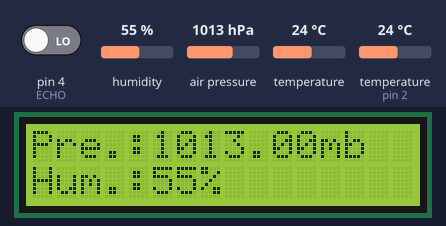
Simulated run of this sketch. Board: Arduino Uno, built with avr-gcc and run on an emulated ATmega328P. On the bench: 16×2 character LCD. The inputs (shaded band) are chosen by the test bench; at power-on: humidity 55 %, air pressure 1013 hPa, temperature (sensor on pin 2) 24 °C, pin 4 (ECHO) LOW, temperature 24 °C. WiFi joins after 1.5 s; servers stay silent unless stated; uploads are accepted with an empty reply; what the sketch prints to the serial monitor is not drawn.

Above: at 7.3 s.
7.4 s: humidity set to 22 %
At 14.1 s:
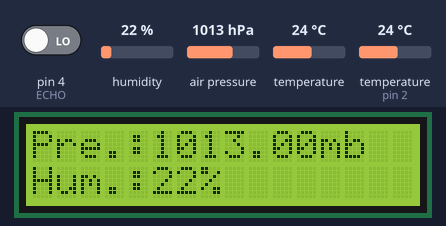
17.2 s: air pressure set to 952 hPa
At 20.8 s:
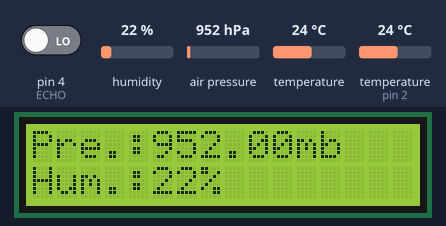
21.6 s: temperature (sensor on pin 2) set to 12 °C
At 28.9 s:
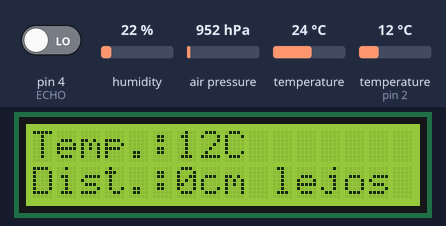
30.1 s: air pressure set to 975 hPa
At 34.2 s:
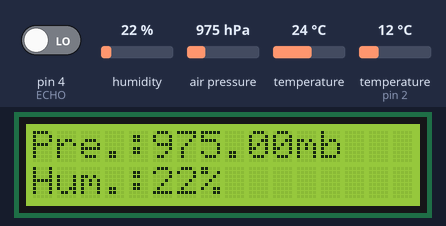
34.5 s: humidity set to 40 %
At 39.9 s:
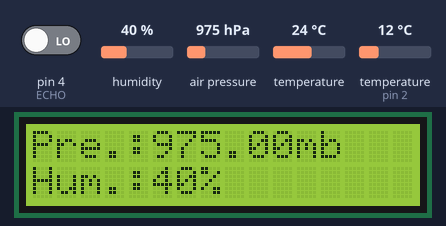
40.9 s: air pressure set to 1000 hPa
At 46.7 s:
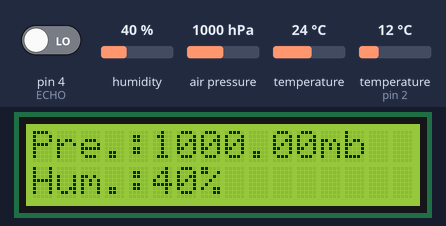
Timing chart, 0 to 48.2 s (numbered marks = the images above; inputs shaded):
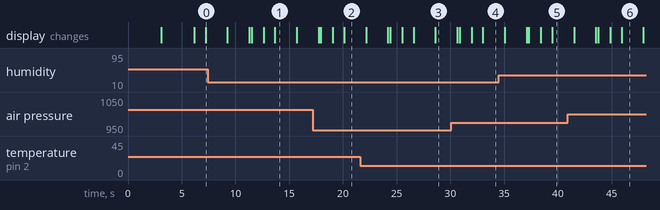

Measured:
- what the display in image 1 shows lasts 2.0 s, from 13.7 s to 15.7 s

The sketch:

lcd_sensores_server.ino
```cpp
#include <Ethernet.h>//libreria ethernet
#include <SPI.h>//libreria ethernet
#include <SFE_BMP180.h>//libreria presion
#include <LiquidCrystal_I2C.h>//libreria display
#include <Wire.h>//libreria I2C
#include <DHT.h>//librería sensor
#define DHTPIN 2// Definimos el pin digital donde se conecta el sensor
#define DHTTYPE DHT11// Dependiendo del tipo de sensor

char status;//variable presion
double T,P,pre;//variable presion
int hum, temp;//constantes para humedad
int TRIG = 3;//envio del ulrasonico
int ECHO = 4;//recibo del ultrasonico
String estado;
long tiempo, dist;//variables para el sensor ultrasonico

// Configuracion del Ethernet Shield
byte mac[] = {0xDE, 0xAD, 0xBE, 0xEF, 0xFF, 0xEE}; // Direccion MAC
byte ip[] = { 192,168,1,109 }; // Direccion IP del Arduino
byte server[] = { 192,168,1,91 }; // Direccion IP del servidor192,168,0,14

SFE_BMP180 bmp180;//definimos objeto bmp180
LiquidCrystal_I2C lcd(0x27,16,2);//definimos objeto LiquidCrystal
DHT dht(DHTPIN, DHTTYPE);//Definimos objeto tipo dht
EthernetClient cliente;//objeto del ethernet

void setup() {
  Serial.begin(9600);//Inicializamos comunicación serie
  lcd.init();//iniciamos lcd
  lcd.backlight();//luz de fondo
  lcd.clear();//limpiar
  lcd.setCursor(0,0);
  lcd.print("Hola");
  lcd.setCursor(0,1);
  lcd.print("Iniciando...");
  delay(3000);

  Ethernet.begin(mac, ip); // Inicializamos el Ethernet Shield

  dht.begin();//Comenzamos el sensor DHT

  pinMode(TRIG, OUTPUT);//pin TRIG como salida
  pinMode(ECHO, INPUT);//pin ECHO como entrada

  //comprobamos el funcionamiento del bmp180
  if (bmp180.begin()){
    Serial.println("BMP180 iniciado correctamenten");
    lcd.clear();
    lcd.setCursor(0,0);
    lcd.print("BMP180 iniciado");
    lcd.setCursor(0,1);
    lcd.print("correctamente");
    delay(3000);
  }
  else
  {
    Serial.println("Error al iniciar el BMP180");
    lcd.clear();
    lcd.setCursor(0,0);
    lcd.print("Error al iniciar");
    lcd.setCursor(0,1);
    lcd.print("el BMP180");
    while(1); // bucle infinito
  }
}

void loop() {
  lcd.clear();
  lcd.setCursor(0,0);
  lcd.print("Leyendo datos");
  lcd.setCursor(0,1);
  lcd.print("espere...");

  //codigo para la temperatura
  hum = dht.readHumidity();// Leemos la humedad relativa
  temp = dht.readTemperature();// Leemos la temperatura en grados centígrados (por defecto)
  if (isnan(hum) || isnan(temp)) {// Comprobamos si ha habido algún error en la lectura
    Serial.println("Error obteniendo los datos del sensor DHT11");
    lcd.clear();
    lcd.setCursor(0,0);
    lcd.print("Error obteniendo");
    lcd.setCursor(0,1);
    lcd.print("datos DHT11");
    delay(3000);
    return;
  }

  //codigo para el sensor ultrasonico
  digitalWrite(TRIG, 0);//estabilizamos el sensor asignando un valor 0
  delayMicroseconds(5);//esperamos a la estabilizacion
  digitalWrite(TRIG, HIGH);//envio del sonido
  tiempo=pulseIn(ECHO, HIGH);//conteo de microsegundos, cambia a LOW cunado recibe el valor
  tiempo=tiempo/2;//el tiempo es doble debido a que tiene que mandar y recibir
  dist=int(0.034*tiempo);//concatenacion a valor entero, despeje velocidad = 340m/s -> 0.034cm/microsegundo
  if(dist>0 && dist<=10)
  estado="cerca";
  else
  estado="lejos";

  //codigo para el sensor de presion
  status = bmp180.getTemperature(T); //Obtener la temperatura
  if (status != 0)
  {
    status = bmp180.startPressure(3); //Inicio lectura de presión
    if (status != 0)
    {
      delay(status);//Pausa para que finalice la lectura
      status = bmp180.getPressure(P,T); //Obtenemos la presión
      if (status != 0)
      {
        /*Serial.print("Temperatura: ");
        Serial.print(T,2);
        Serial.print(" *C , ");
        Serial.print("Presion: ");
        Serial.print(P,2);
        Serial.println(" mb"); */
      }
    }
  }

  Serial.print("Presion ");
  Serial.print(P,2);
  Serial.print(" mb Humedad: ");
  Serial.print(hum);
  Serial.print(" % Temperatura: ");
  Serial.print(temp);
  Serial.print(" ºC Distancia: ");
  Serial.print(dist);
  Serial.println(" cm");
  Serial.print(estado);

  lcd.clear();
  lcd.setCursor(0,0);
  lcd.print("Pre.:");
  lcd.print(P,2);
  lcd.print("mb");
  lcd.setCursor(0,1);
  lcd.print("Hum.:");
  lcd.print(hum);
  lcd.print("%");
  delay(2000);

  lcd.clear();
  lcd.setCursor(0,0);
  lcd.print("Temp.:");
  lcd.print(temp);
  lcd.print("C");
  lcd.setCursor(0,1);
  lcd.print("Dist.:");
  lcd.print(dist);
  lcd.print("cm ");
  lcd.print(estado);
  delay(2000);

  // Proceso de envio de muestras al servidor
  Serial.println("Envio de dato, conectando...");
  lcd.clear();
  lcd.setCursor(0,0);
  lcd.print("Envio de datos");
  lcd.setCursor(0,0);
  lcd.print("Conectando...");
  if (cliente.connect(server, 80)>0) {  // Conexion con el servidor(client.connect(server, 80)>0
    cliente.print("GET /arduino/control/conexion_arduino.php?pre_php="); // Enviamos los datos por GET
    cliente.print(P,2);
    cliente.print("&hum_php=");
    cliente.print(hum);
    cliente.print("&temp_php=");
    cliente.print(temp);
    cliente.print("&dist_php=");
    cliente.print(estado);
    cliente.println(" HTTP/1.0");
    cliente.println("User-Agent: Arduino 1.0");
    cliente.println();
    Serial.println("Envio con exito (al archivo controller/index y models/herramienta)");
    lcd.clear();
    lcd.setCursor(0,1);
    lcd.print("Envio con exito");
    delay(1000);
  } else {
    Serial.println("Fallo en la conexion");
    lcd.clear();
    lcd.setCursor(0,0);
    lcd.print("Fallo en la");
    lcd.setCursor(0,1);
    lcd.print("conexion");
    delay(2000);
  }
  if (!cliente.connected()) {
    Serial.println("Desconectando");
    lcd.clear();
    lcd.setCursor(0,0);
    lcd.print("Desconectando");
    delay(1000);
  }
  cliente.stop();
  cliente.flush();

  //delay(5000); // Espero un minuto antes de tomar otra muestra
}
```
